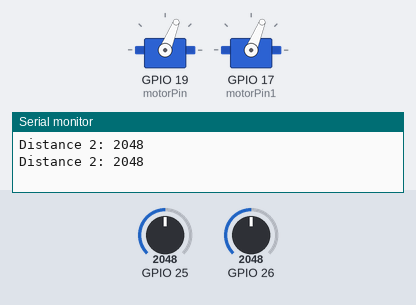
Bench run of a sketch on a simulated ESP32. Shown: 2 × servo, the last lines printed to the serial monitor. The inputs (shaded band) are chosen by the test bench; at power-on: GPIO 26 = 2048, GPIO 25 = 2048.

Above: at 1.2 s.
1.3 s: GPIO 26 set to 1037
5.0 s: GPIO 26 set to 944
At 5.6 s:
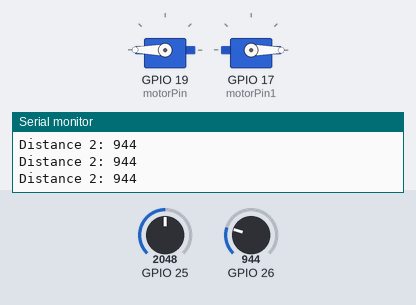
6.6 s: GPIO 25 set to 1952
At 7.37 s:
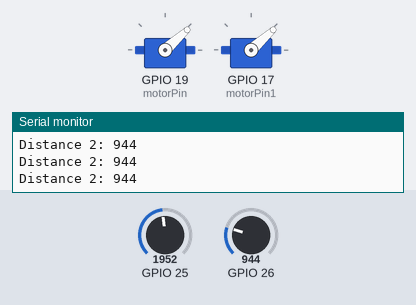
10.1 s: GPIO 25 set to 2040
At 11.2 s:
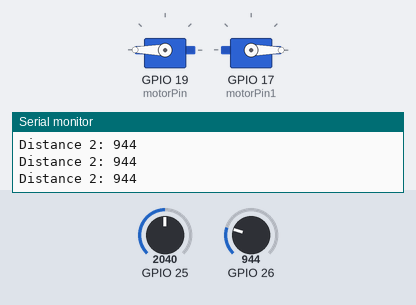
Timing chart, 0 to 13.1 s (numbered marks = the images above; inputs shaded):
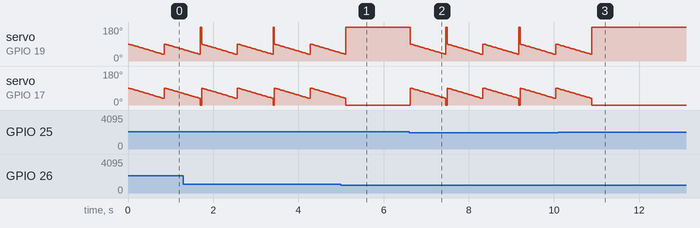

Measured:
- the behaviour switches between 1001 and 1000 on GPIO 26 (found by bisection; images 0 and 1)
- the behaviour switches between 2001 and 2000 on GPIO 25 (found by bisection; images 1 and 2)
- after the input at 5.0 s, servo on GPIO 19 (motorPin): goes on until 5.1 s, then stays 180°; servo on GPIO 17 (motorPin1): goes on until 5.1 s, then stays 0°
- after the input at 10.1 s, servo on GPIO 19 (motorPin): goes on until 10.9 s, then stays 180°; servo on GPIO 17 (motorPin1): goes on until 10.9 s, then stays 0°

The sketch:

Wall_Follow.ino
```cpp
#include <Servo.h>


Servo motorPin;
int pos = 0; //variable to store servo position
Servo motorPin1;

  int distance = analogRead(25);    //left side
  int distance1 = analogRead(26);  //front side

void setup() {
  // put your setup code here, to run once:

  Serial.begin(9600);
  motorPin.attach(19);
  motorPin1.attach(17);

}

void loop()
{


  distance = analogRead(25);    //left side
  distance1 = analogRead(26);  //front side
  //Sserial.print("Distance 1: ");
 // Serial.println(distance);
 // delay(500);
  Serial.print("Distance 2: ");
  Serial.println(distance1);
  //delay(500);
  // put your main code here, to run repeatedly:
  if ((distance > 2000 and distance < 3000) and distance1 <= 1000 ) //go forward
  {
    //going forward
    motorPin.write(199);
     motorPin1.write(-199);
  }
 else if(distance > 3000 and distance1 > 3000) //turn right
  {
    for (pos = 90; pos <= 90+35; pos++)
    {
    motorPin.write(pos);
    motorPin1.write(pos);
    delay(15);
    }
  }
 /* else if (distance >= 3000) //turn slight right
  {
    for (pos = 90; pos <= 90+20; pos++)
    {
    motorPin.write(pos);
    motorPin1.write(pos);
    delay(15);
    }
  }*/
  else  //turn left
  {
   for (pos = 90; pos >= 35; pos--) {
    motorPin.write(pos);
    motorPin1.write(pos);
    delay(15);
  }
  motorPin.write(199);
  motorPin1.write(-199);
  delay(15);
  }
 /*else if(distance <= 3000 and distance1 <= 3000) //turn slight left
  {
  for (pos = 90; pos >= 65; pos--) {
    motorPin.write(pos);
    motorPin1.write(pos);
    delay(15);
  }
  motorPin.write(199);
     motorPin1.write(-199);
     delay(15);
  }


  distance = analogRead(25);    //left side
  distance1 = analogRead(26);  //front side
  //turn

  /*
  //backward
  for (pos = 180; pos >= 1; pos-=1)
  {
    motorPin.write(pos);
    motorPin1.write(180-pos);
    delay(15);
  }

  //turn
  for (pos = 180; pos >=1; pos--) {
    motorPin.write(pos);
    motorPin1.write(pos);
    delay(15);
  }*/
}
```
